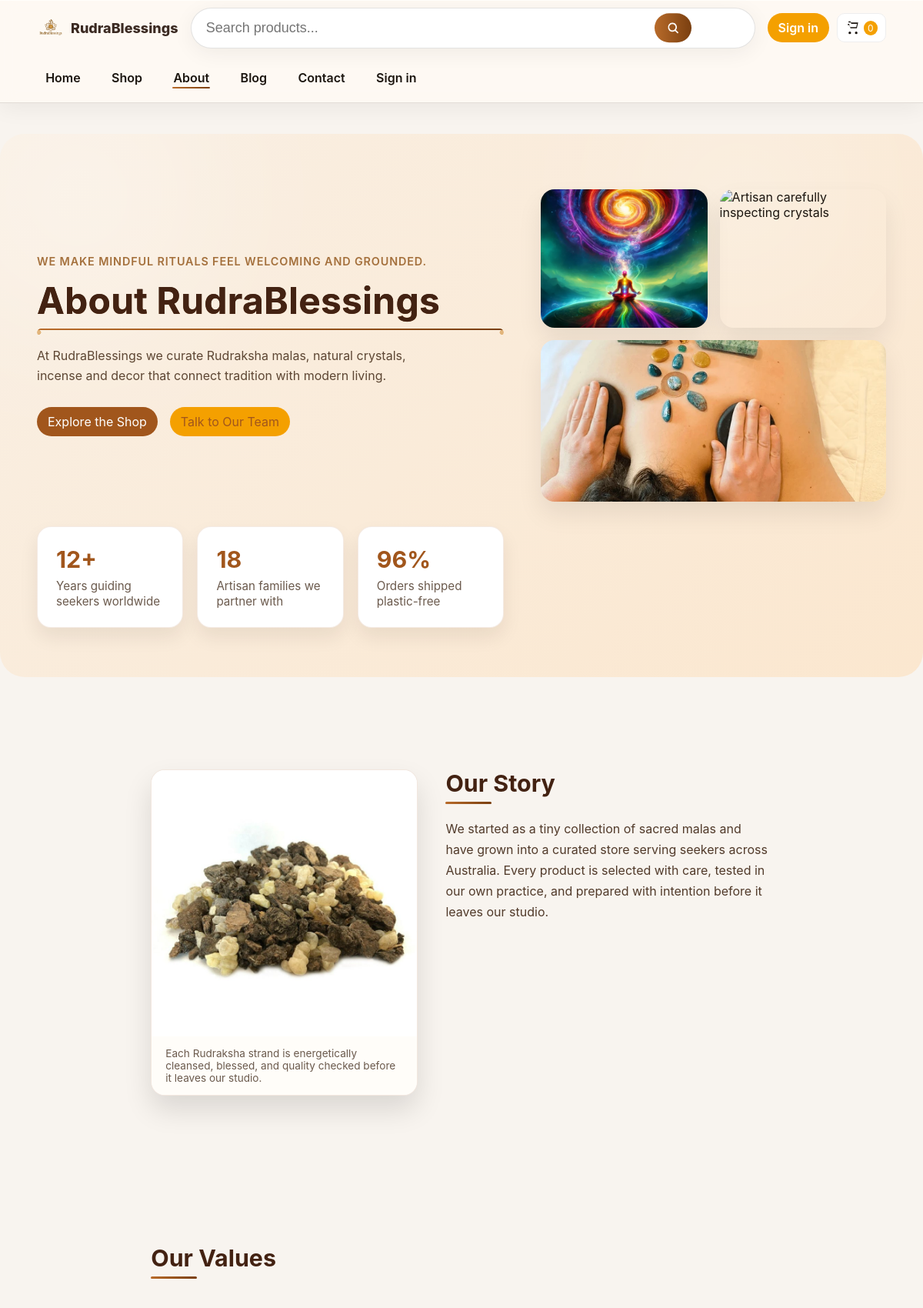
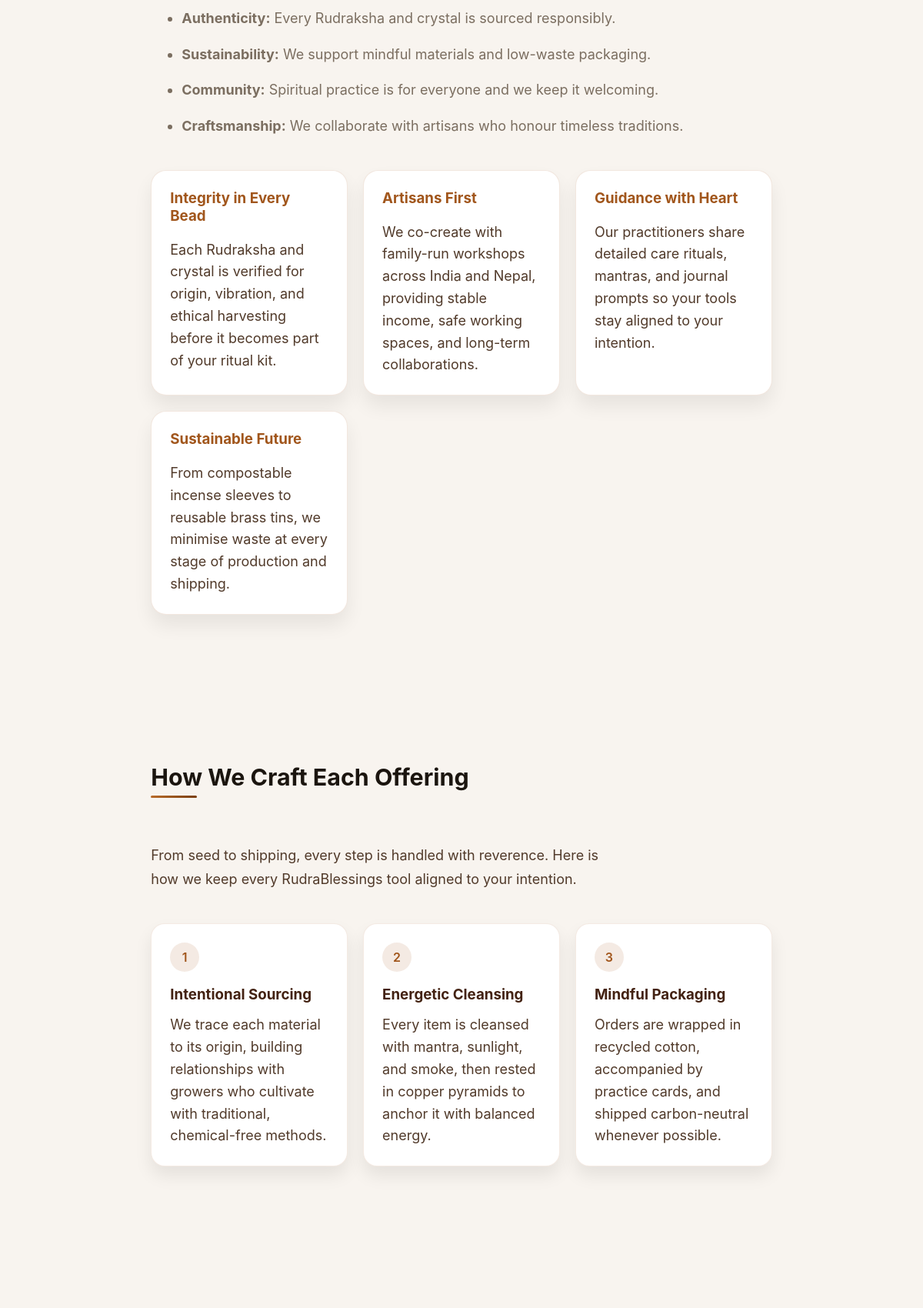
Page /about.php (upper part) on the committed database (2 pictures, top to bottom).
### tables this page shows
CREATE TABLE `menu_items` (
  `id` int(10) UNSIGNED NOT NULL,
  `menu_key` varchar(40) NOT NULL,
  `label` varchar(120) NOT NULL,
  `url` varchar(255) NOT NULL,
  `sort_order` int(11) NOT NULL DEFAULT 1,
  `is_active` tinyint(1) NOT NULL DEFAULT 1
);

CREATE TABLE `content_blocks` (
  `id` int(10) UNSIGNED NOT NULL,
  `page_slug` varchar(80) NOT NULL,
  `block_key` varchar(80) NOT NULL,
  `title` varchar(255) DEFAULT NULL,
  `subtitle` varchar(255) DEFAULT NULL,
  `body` longtext DEFAULT NULL,
  `media_path` varchar(255) DEFAULT NULL,
  `cta_label` varchar(120) DEFAULT NULL,
  `cta_url` varchar(255) DEFAULT NULL,
  `sort_order` int(11) NOT NULL DEFAULT 1
);

### includes/site.php (called while the page is built, shortened)
<?php
if (!function_exists('rb_settings')) {
    function rb_settings(PDO $pdo): array
    {
        $settings = [];
        $stmt = $pdo->query('SELECT setting_key, setting_value FROM site_settings');
        foreach ($stmt as $row) {
            $settings[$row['setting_key']] = $row['setting_value'];
        }
        return $settings;
    }
}
if (!function_exists('rb_asset')) {
    function rb_asset(string $path): string
    {
        $version = defined('RB_ASSET_VERSION') ? RB_ASSET_VERSION : '1';
        $separator = str_contains($path, '?') ? '&' : '?';
        return $path . $separator . 'v=' . rawurlencode($version);
    }
}
if (!function_exists('rb_menu')) {
    function rb_menu(PDO $pdo, string $menuKey = 'primary'): array
    {
        $stmt = $pdo->prepare('SELECT label, url, sort_order FROM menu_items WHERE menu_key = :key AND is_active = 1 ORDER BY sort_order ASC');
        $stmt->execute(['key' => $menuKey]);
        $items = $stmt->fetchAll(\PDO::FETCH_ASSOC) ?: [];
        return $items;
    }
}
if (!function_exists('rb_blocks')) {
    function rb_blocks(PDO $pdo, string $pageSlug): array
    {
        $stmt = $pdo->prepare('SELECT block_key, title, subtitle, body, media_path, cta_label, cta_url, sort_order FROM content_blocks WHERE page_slug = :page ORDER BY sort_order ASC, id ASC');
        $stmt->execute(['page' => $pageSlug]);
        $blocks = [];
        foreach ($stmt->fetchAll() ?: [] as $block) {
            $key = (string)($block['block_key'] ?? '');
            $blocks[$key] = $block;
        }
        return $blocks;
    }
}
if (!function_exists('rb_escape')) {
    function rb_escape(?string $value): string
    {
        return htmlspecialchars($value ?? '', ENT_QUOTES, 'UTF-8');
    }
}
if (!function_exists('rb_trusted_html')) {
    function rb_trusted_html(?string $value): string
    {
        return $value !== null ? (string)$value : '';
    }
}

### includes/auth.php (called while the page is built, shortened)
<?php
if (!function_exists('rb_auth_current_user')) {
    function rb_auth_current_user(\PDO $pdo): ?array
    {
        if (!isset($_SESSION['user_id'])) {
            return null;
        }
        $stmt = $pdo->prepare('SELECT * FROM users WHERE id = :id LIMIT 1');
        $stmt->execute(['id' => $_SESSION['user_id']]);
        $user = $stmt->fetch(\PDO::FETCH_ASSOC) ?: null;
        return $user;
    }
}

### includes/app.php (called while the page is built, shortened)
<?php
require_once __DIR__ . '/site.php';
require_once __DIR__ . '/auth.php';
require_once __DIR__ . '/promos.php';
if (!isset($pdo) || !($pdo instanceof \PDO)) {
    $pdo = rb_db();
}
$settings = rb_settings($pdo);
$brandName = $settings['brand.name'] ?? 'RudraBlessings';
$menuItems = rb_menu($pdo);
$currentUser = rb_auth_current_user($pdo);
$isLoggedIn = (bool)$currentUser;

### about.php (the view, shortened to what this page needs)
<?php
require __DIR__ . '/includes/app.php';
$currentPath = 'about.php';
$aboutBlocks = rb_blocks($pdo, 'about');
$aboutHero = $aboutBlocks['hero'] ?? [];
$aboutStory = $aboutBlocks['story'] ?? [];
$aboutValues = $aboutBlocks['values'] ?? [];
$heroTitle = trim((string)($aboutHero['title'] ?? 'About RudraBlessings'));
$heroSubtitle = trim((string)($aboutHero['subtitle'] ?? ''));
$heroBody = trim((string)($aboutHero['body'] ?? ''));
$storyImage = trim((string)($aboutStory['media_path'] ?? ''));
$normalizeStoryImage = $storyImage !== '' && strncmp($storyImage, 'data:', 5) !== 0 && !preg_match('#^(?:[a-z][a-z0-9+.-]*:)?//#i', $storyImage);
if ($normalizeStoryImage) {
    $storyImage = rb_asset(ltrim($storyImage, '/\\'));
}
$storyTitle = trim((string)($aboutStory['title'] ?? ''));
$storyBody = trim((string)($aboutStory['body'] ?? ''));
$storyCaption = trim((string)($aboutStory['subtitle'] ?? ''));
if ($storyCaption === '') {
    $storyCaption = 'Each Rudraksha strand is energetically cleansed, blessed, and quality checked before it leaves our studio.';
}
$valuesTitle = trim((string)($aboutValues['title'] ?? ''));
$valuesBody = trim((string)($aboutValues['body'] ?? ''));
$heroStats = [
    ['value' => '12+', 'label' => 'Years guiding seekers worldwide'],
    ['value' => '18', 'label' => 'Artisan families we partner with'],
    ['value' => '96%', 'label' => 'Orders shipped plastic-free'],
];
$pillarCards = [
    [
        'title' => 'Integrity in Every Bead',
        'description' => 'Each Rudraksha and crystal is verified for origin, vibration, and ethical harvesting before it becomes part of your ritual kit.',
    ],
    [
        'title' => 'Artisans First',
        'description' => 'We co-create with family-run workshops across India and Nepal, providing stable income, safe working spaces, and long-term collaborations.',
    ],
    [
        'title' => 'Guidance with Heart',
        'description' => 'Our practitioners share detailed care rituals, mantras, and journal prompts so your tools stay aligned to your intention.',
    ],
    [
        'title' => 'Sustainable Future',
        'description' => 'From compostable incense sleeves to reusable brass tins, we minimise waste at every stage of production and shipping.',
    ],
];
$craftHighlights = [
    [
        'title' => 'Intentional Sourcing',
        'description' => 'We trace each material to its origin, building relationships with growers who cultivate with traditional, chemical-free methods.',
    ],
    [
        'title' => 'Energetic Cleansing',
        'description' => 'Every item is cleansed with mantra, sunlight, and smoke, then rested in copper pyramids to anchor it with balanced energy.',
    ],
    [
        'title' => 'Mindful Packaging',
        'description' => 'Orders are wrapped in recycled cotton, accompanied by practice cards, and shipped carbon-neutral whenever possible.',
    ],
];
?>
<!DOCTYPE html>
<html lang="en">
<head>
  <link rel="stylesheet" href="<?= rb_asset('css/style.css') ?>">
</head>
<body data-user="<?= $isLoggedIn ? '1' : '0' ?>">
  <?php include __DIR__ . '/includes/header.php'; ?>
  <main class="about-main">
    <section class="about-hero">
      <div class="container">
        <div class="hero-text">
          <div class="hero-subtitle"><?= rb_escape($heroSubtitle) ?></div>
          <h1><?= rb_escape($heroTitle) ?></h1>
          <p><?= rb_escape($heroBody) ?></p>
          <div class="hero-actions">
            <a href="shop.php" class="btn btn-primary">Explore the Shop</a>
            <a href="contact.php" class="btn btn-outline">Talk to Our Team</a>
          </div>
        </div>
        <div class="hero-gallery">
          <img src="<?= rb_escape(rb_asset('media/hero1.jpg')) ?>" alt="Handcrafted Rudraksha malas in the RudraBlessings studio">
          <img src="<?= rb_escape(rb_asset('media/hero2.jpg')) ?>" alt="Artisan carefully inspecting crystals">
          <img src="<?= rb_escape(rb_asset('media/hero3.jpg')) ?>" alt="Meditation setup featuring incense and candles">
        </div>
      </div>
      <div class="container">
        <div class="metrics-grid">
          <?php foreach ($heroStats as $stat): ?>
            <article class="metric-card">
              <strong><?= rb_escape($stat['value']) ?></strong>
              <span><?= rb_escape($stat['label']) ?></span>
            </article>
          <?php endforeach; ?>
        </div>
      </div>
    </section>
    <section class="about-section container story-section">
      <div class="story-layout">
        <div class="story-media">
          <figure>
            <img src="<?= rb_escape($storyImage) ?>" alt="<?= rb_escape($storyTitle) ?> illustration">
            <?php if ($storyCaption): ?>
              <figcaption><?= rb_escape($storyCaption) ?></figcaption>
            <?php endif; ?>
          </figure>
        </div>
        <div class="story-copy">
          <h2><?= rb_escape($storyTitle) ?></h2>
          <div class="story-body">
            <?= rb_trusted_html($storyBody) ?>
          </div>
        </div>
      </div>
    </section>
    <section class="about-section container values-section">
      <h2><?= rb_escape($valuesTitle) ?></h2>
      <?php if ($valuesBody !== ''): ?>
        <div class="values-intro">
          <?= rb_trusted_html($valuesBody) ?>
        </div>
      <?php endif; ?>
      <div class="pillar-grid">
        <?php foreach ($pillarCards as $pillar): ?>
          <article class="pillar-card">
            <h3><?= rb_escape($pillar['title']) ?></h3>
            <p><?= rb_escape($pillar['description']) ?></p>
          </article>
        <?php endforeach; ?>
      </div>
    </section>
    <section class="about-section container craft-section">
      <h2>How We Craft Each Offering</h2>
      <p class="section-intro">From seed to shipping, every step is handled with reverence. Here is how we keep every RudraBlessings tool aligned to your intention.</p>
      <div class="craft-grid">
        <?php foreach ($craftHighlights as $index => $highlight): ?>
          <article class="craft-card">
            <span class="craft-step"><?= $index + 1 ?></span>
            <h3><?= rb_escape($highlight['title']) ?></h3>
            <p><?= rb_escape($highlight['description']) ?></p>
          </article>
        <?php endforeach; ?>
      </div>
    </section>
    <section class="about-section container timeline-section">
    </section>
  </main>
</body>
</html>

### includes/header.php (shortened to what this page needs)
<?php
$cartCount = isset($cartCount) ? (int)$cartCount : 0;
$headerBrand = $brandName ?? 'RudraBlessings';
$navItems = $menuItems ?? [];
$navCurrent = $currentPath ?? '';
$avatar = $avatarMeta ?? ['url' => 'media/logo.png', 'alt' => 'Profile picture', 'label' => 'My Profile'];
$isSignedIn = $isLoggedIn ?? false;
$headerSearchAction = $headerSearchAction ?? 'shop.php';
$headerSearchValue = $headerSearchValue ?? '';
?>
<header class="rb-header glass">
  <div class="header-top container">
    <a href="index.php" class="rb-brand">
      <img src="media/logo.png" alt="<?= rb_escape($headerBrand) ?>"><span class="brand-text"><?= rb_escape($headerBrand) ?></span>
    </a>
    <form class="rb-search" action="<?= rb_escape($headerSearchAction) ?>" method="get">
      <input id="rbSearch" name="search" type="search" placeholder="Search products..." value="<?= rb_escape($headerSearchValue) ?>">
      <button class="rb-go" aria-label="Search">
        <svg viewBox="0 0 24 24" aria-hidden="true" focusable="false">
          <path d="M11 4a7 7 0 0 1 5.52 11.3l4.09 4.1-1.42 1.42-4.1-4.09A7 7 0 1 1 11 4zm0 2a5 5 0 1 0 0 10 5 5 0 0 0 0-10z" />
        </svg>
      </button>
    </form>
    <div class="header-icons">
      <?php if ($isSignedIn): ?>
        <a href="profile.php" title="<?= rb_escape($avatar['label']) ?>" id="profileBtn" class="icon-btn profile-avatar" aria-label="<?= rb_escape($avatar['label']) ?>">
          <img src="<?= rb_escape($avatar['url']) ?>" alt="<?= rb_escape($avatar['alt']) ?>">
        </a>
      <?php else: ?>
        <a href="signin.php" id="profileBtn" class="btn header-signin" title="Sign in" aria-label="Sign in">Sign in</a>
      <?php endif; ?>
      <a href="cart.php" class="icon-btn cart-icon" id="openCart" aria-label="View cart">
        <svg viewBox="0 0 24 24" aria-hidden="true" focusable="false">
          <path d="M7 4h-2V2h3l1 2h11l-2 9H8l-1.2-5H4V6h2l1.2 5H17l1.2-5H9.4l-1-2zm0 14a2 2 0 1 1 .01 4A2 2 0 0 1 7 18zm10 0a2 2 0 1 1 .01 4A2 2 0 0 1 17 18z" />
        </svg>
        <span id="cart-count"><?= $cartCount ?></span>
      </a>
    </div>
  </div>
  <nav class="rb-nav container" id="rbNav">
    <?php foreach ($navItems as $item): ?>
      <?php
      $label = (string)($item['label'] ?? '');
      $url = (string)($item['url'] ?? '#');
      $itemPath = basename(parse_url($url, PHP_URL_PATH) ?? '');
      $active = $itemPath === $navCurrent;
      ?>
      <a href="<?= rb_escape($url) ?>"<?= $active ? ' class="active" aria-current="page"' : '' ?>><?= rb_escape($label) ?></a>
    <?php endforeach; ?>
  </nav>
</header>

### about.php (style rules this page uses)
.about-main { display: flex; flex-direction: column; gap: 72px; margin-top: 40px; }
.about-hero { background: linear-gradient(135deg, #f9efe3 0%, #fbe7cf 100%); border-radius: 32px; padding: 72px 0 64px; position: relative; overflow: hidden; }
.about-hero::after, .about-hero::before { content: ''; position: absolute; border-radius: 50%; background: rgba(255, 255, 255, 0.4); filter: blur(120px); z-index: 0; }
.about-hero::before { width: 320px; height: 320px; top: -80px; left: -60px; }
.about-hero::after { width: 240px; height: 240px; top: -40px; right: 10%; }
.about-hero .container { position: relative; z-index: 1; display: grid; grid-template-columns: minmax(260px, 1.15fr) minmax(200px, 0.85fr); gap: 48px; align-items: center; }
.hero-text h1 { margin: 0 0 12px; font-size: clamp(2.1rem, 4vw, 3rem); color: #432212; }
.hero-subtitle { font-weight: 600; letter-spacing: 0.06em; text-transform: uppercase; color: #a4703c; font-size: 0.9rem; margin-bottom: 18px; }
.hero-text p { color: #5d4633; max-width: 540px; line-height: 1.65; margin: 0; }
.hero-actions { display: flex; flex-wrap: wrap; gap: 16px; margin-top: 28px; }
.hero-actions .btn-primary { background: #a1561c; border-color: #a1561c; }
.hero-actions .btn-outline { border-color: #a1561c; color: #a1561c; }
.hero-gallery { display: grid; gap: 16px; grid-template-columns: repeat(2, minmax(0, 1fr)); }
.hero-gallery img { width: 100%; border-radius: 18px; object-fit: cover; height: 180px; display: block; box-shadow: 0 16px 32px rgba(0, 0, 0, 0.08); }
.hero-gallery img:last-child { grid-column: span 2; height: 210px; }
.metrics-grid { display: grid; gap: 18px; grid-template-columns: repeat(auto-fit, minmax(180px, 1fr)); margin-top: 32px; }
.metric-card { background: #fff; border-radius: 18px; padding: 24px; box-shadow: 0 12px 24px rgba(34, 20, 8, 0.08); border: 1px solid rgba(161, 86, 28, 0.12); }
.metric-card strong { display: block; font-size: 1.9rem; color: #a1561c; margin-bottom: 6px; font-weight: 700; }
.metric-card span { color: #6b5a4d; font-size: 0.95rem; }
.about-section { display: flex; flex-direction: column; gap: 24px; }
.story-layout { display: grid; grid-template-columns: minmax(220px, 0.9fr) minmax(260px, 1.1fr); gap: 36px; align-items: start; }
.story-media figure { margin: 0; border-radius: 18px; overflow: hidden; border: 1px solid rgba(161, 86, 28, 0.14); background: #fff; box-shadow: 0 18px 36px rgba(0, 0, 0, 0.12); }
.story-media img { width: 100%; height: 100%; object-fit: cover; max-height: 460px; display: block; }
.story-media figcaption { padding: 14px 18px; font-size: 0.85rem; color: #6b5a4d; background: #fffdf9; }
.story-copy h2 { margin-top: 0; color: #432212; }
.story-copy .story-body { display: grid; gap: 16px; color: #513a2a; line-height: 1.7; }
.values-section h2 { margin-bottom: 8px; color: #432212; }
.values-intro { color: #513a2a; line-height: 1.7; }
.pillar-grid { display: grid; grid-template-columns: repeat(auto-fit, minmax(220px, 1fr)); gap: 20px; }
.pillar-card { background: #fff; padding: 24px; border-radius: 20px; border: 1px solid rgba(161, 86, 28, 0.14); box-shadow: 0 14px 24px rgba(0, 0, 0, 0.07); }
.pillar-card h3 { margin-top: 0; color: #a1561c; }
.pillar-card p { margin: 12px 0 0; color: #513a2a; line-height: 1.6; }
.craft-section .section-intro { color: #513a2a; max-width: 620px; line-height: 1.7; }
.craft-grid { display: grid; grid-template-columns: repeat(auto-fit, minmax(220px, 1fr)); gap: 20px; }
.craft-card { background: #fff; border: 1px solid rgba(161, 86, 28, 0.12); border-radius: 18px; padding: 24px; box-shadow: 0 12px 22px rgba(0, 0, 0, 0.08); }
.craft-card h3 { margin: 0 0 14px; color: #432212; }
.craft-card p { margin: 0; color: #513a2a; line-height: 1.6; }
.craft-step { width: 38px; height: 38px; border-radius: 50%; background: rgba(161, 86, 28, 0.12); color: #a1561c; display: flex; align-items: center; justify-content: center; font-weight: 600; margin-bottom: 18px; }

### rows in the picture
menu_items: label "Home"
menu_items: label "Shop"
menu_items: label "About"
menu_items: label "Blog"
menu_items: label "Contact"
menu_items: label "Sign in"
content_blocks: subtitle "WE MAKE MINDFUL RITUALS FEEL WELCOMING AND GROUNDED.", title "About RudraBlessings", body "At RudraBlessings we curate Rudraksha malas, natural crystals, incense and decor that connect tradition with modern living."
content_blocks: media_path (picture), subtitle "Each Rudraksha strand is energetically cleansed, blessed, and quality checked before it leaves our studio.", title "Our Story", body "We started as a tiny collection of sacred malas and have grown into a curated store serving seekers across Australia. Every product is selected with care, tested in our own practice, and prepared with intention before it leaves our studio."
content_blocks: title "Our Values", body "Authenticity: Every Rudraksha and crystal is sourced responsibly. Sustainability: We support mindful materials and low-waste packaging. Community: Spiritual practice is for everyone and we keep it welcoming. Craftsmanship: We collaborate with artisans who honour timeless traditions."

### other values in the picture
rb_escape($headerBrand) "RudraBlessings"
$cartCount "0"
rb_escape($stat['value']) "12+"
rb_escape($stat['label']) "Years guiding seekers worldwide"
rb_escape($stat['value']) "18"
rb_escape($stat['label']) "Artisan families we partner with"
rb_escape($stat['value']) "96%"
rb_escape($stat['label']) "Orders shipped plastic-free"
rb_escape($pillar['title']) "Integrity in Every Bead"
rb_escape($pillar['description']) "Each Rudraksha and crystal is verified for origin, vibration, and ethical harvesting before it becomes part of your ritual kit."
rb_escape($pillar['title']) "Artisans First"
rb_escape($pillar['description']) "We co-create with family-run workshops across India and Nepal, providing stable income, safe working spaces, and long-term collaborations."
rb_escape($pillar['title']) "Guidance with Heart"
rb_escape($pillar['description']) "Our practitioners share detailed care rituals, mantras, and journal prompts so your tools stay aligned to your intention."
rb_escape($pillar['title']) "Sustainable Future"
